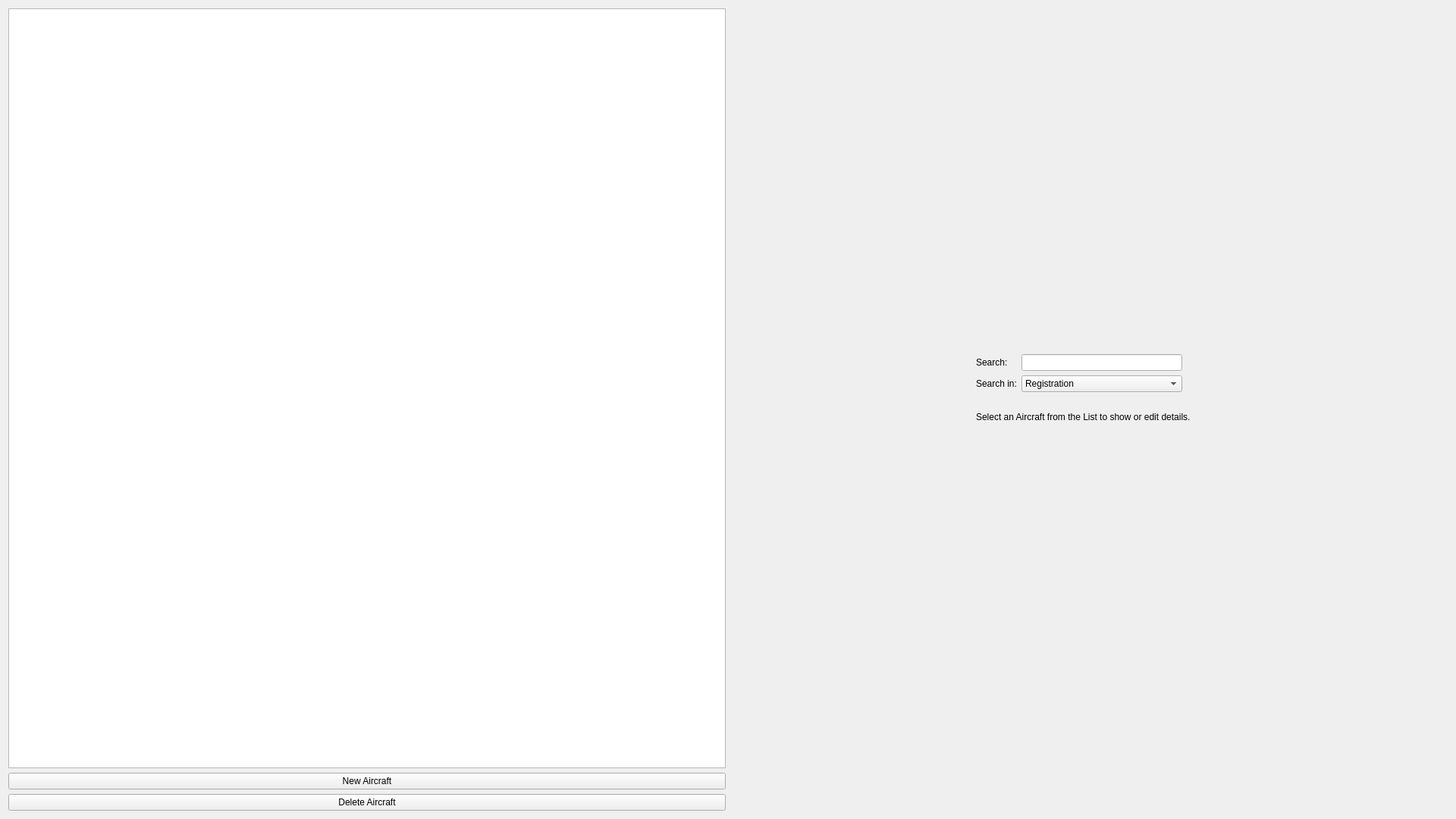
<?xml version="1.0" encoding="UTF-8"?>
<ui version="4.0">
 <class>AircraftWidget</class>
 <widget class="QWidget" name="AircraftWidget">
  <property name="geometry">
   <rect>
    <x>0</x>
    <y>0</y>
    <width>1920</width>
    <height>1080</height>
   </rect>
  </property>
  <property name="windowTitle">
   <string>Form</string>
  </property>
  <layout class="QGridLayout" name="gridLayout">
   <item row="0" column="0">
    <widget class="QTableView" name="tableView">
     <property name="sizePolicy">
      <sizepolicy hsizetype="Expanding" vsizetype="Expanding">
       <horstretch>0</horstretch>
       <verstretch>0</verstretch>
      </sizepolicy>
     </property>
    </widget>
   </item>
   <item row="2" column="0">
    <widget class="QPushButton" name="deleteButton">
     <property name="text">
      <string>Delete Aircraft</string>
     </property>
    </widget>
   </item>
   <item row="0" column="1">
    <layout class="QHBoxLayout" name="horizontalLayout">
     <item>
      <spacer name="horizontalSpacer">
       <property name="orientation">
        <enum>Qt::Horizontal</enum>
       </property>
       <property name="sizeHint" stdset="0">
        <size>
         <width>40</width>
         <height>20</height>
        </size>
       </property>
      </spacer>
     </item>
     <item>
      <widget class="QStackedWidget" name="stackedWidget">
       <property name="currentIndex">
        <number>0</number>
       </property>
       <widget class="QWidget" name="welcomePageTails">
        <layout class="QGridLayout" name="gridLayout_2">
         <item row="0" column="1">
          <spacer name="verticalSpacer">
           <property name="orientation">
            <enum>Qt::Vertical</enum>
           </property>
           <property name="sizeHint" stdset="0">
            <size>
             <width>20</width>
             <height>436</height>
            </size>
           </property>
          </spacer>
         </item>
         <item row="1" column="0">
          <layout class="QFormLayout" name="formLayout">
           <item row="0" column="0">
            <widget class="QLabel" name="searchLabel">
             <property name="text">
              <string>Search:</string>
             </property>
            </widget>
           </item>
           <item row="0" column="1">
            <widget class="QLineEdit" name="aircraftSearchLineEdit"/>
           </item>
           <item row="1" column="0">
            <widget class="QLabel" name="label_2">
             <property name="text">
              <string>Search in:</string>
             </property>
            </widget>
           </item>
           <item row="1" column="1">
            <widget class="QComboBox" name="aircraftSearchComboBox">
             <item>
              <property name="text">
               <string>Registration</string>
              </property>
             </item>
             <item>
              <property name="text">
               <string>Type</string>
              </property>
             </item>
             <item>
              <property name="text">
               <string>Company</string>
              </property>
             </item>
            </widget>
           </item>
          </layout>
         </item>
         <item row="2" column="0">
          <widget class="QLabel" name="spacerLabel">
           <property name="text">
            <string/>
           </property>
          </widget>
         </item>
         <item row="3" column="0" colspan="2">
          <widget class="QLabel" name="welcomeLabel">
           <property name="text">
            <string>Select an Aircraft from the List to show or edit details.</string>
           </property>
          </widget>
         </item>
         <item row="4" column="1">
          <spacer name="verticalSpacer_2">
           <property name="orientation">
            <enum>Qt::Vertical</enum>
           </property>
           <property name="sizeHint" stdset="0">
            <size>
             <width>20</width>
             <height>410</height>
            </size>
           </property>
          </spacer>
         </item>
        </layout>
       </widget>
      </widget>
     </item>
     <item>
      <spacer name="horizontalSpacer_2">
       <property name="orientation">
        <enum>Qt::Horizontal</enum>
       </property>
       <property name="sizeHint" stdset="0">
        <size>
         <width>40</width>
         <height>20</height>
        </size>
       </property>
      </spacer>
     </item>
    </layout>
   </item>
   <item row="1" column="0">
    <widget class="QPushButton" name="newAircraftButton">
     <property name="text">
      <string>New Aircraft</string>
     </property>
    </widget>
   </item>
  </layout>
 </widget>
 <resources/>
 <connections/>
</ui>
